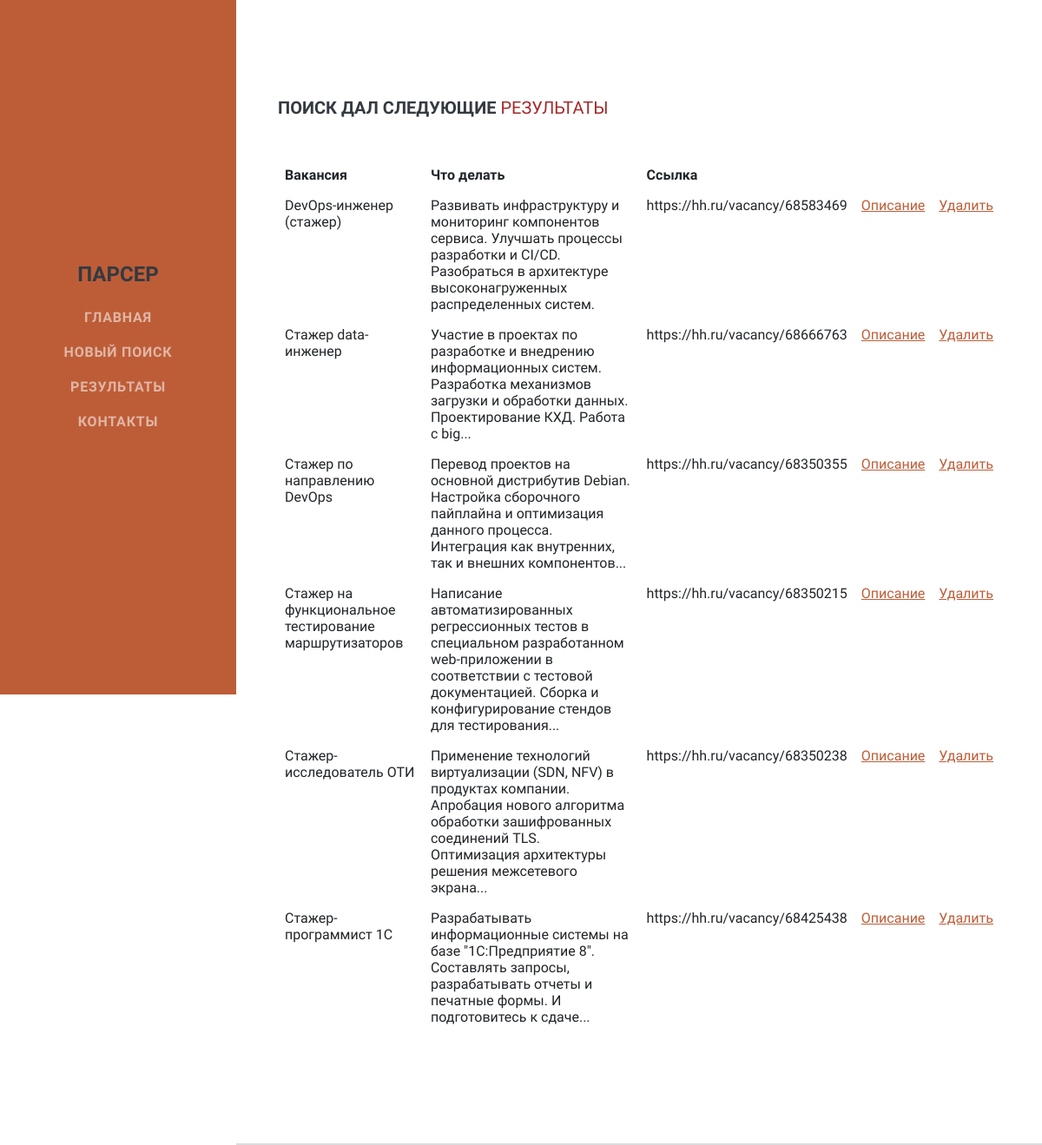
The app's page /results with its own data.
### parser_hh/models.py (models this page shows, shortened)
class Vacancy(models.Model):
    name = models.CharField(max_length=32)
    description = models.TextField(blank=True)  # Описание
    employment = models.ForeignKey(Employment, on_delete=models.CASCADE,
                                   blank=True)
    experience = models.ForeignKey(Experience, on_delete=models.CASCADE,
                                   blank=True)
    salary = models.ForeignKey(Salary, on_delete=models.CASCADE, blank=True)
    schedule = models.ForeignKey(Schedule, on_delete=models.CASCADE, blank=True)
    requirement = models.TextField(blank=True)
    responsibility = models.TextField(blank=True)
    role = models.CharField(max_length=64, blank=True)
    specialization = models.ManyToManyField(Specialization, blank=True)
    url = models.CharField(max_length=64, blank=True)
    skill = models.ManyToManyField(Skill, blank=True)
    company = models.ForeignKey(Company, on_delete=models.CASCADE)

### parser_hh/views.py (the view)
# urls.py: path('results', views.VacancyListView.as_view(), name='results'),
class VacancyListView(ListView):
    model = Vacancy
    template_name = 'parser_hh/results.html'

### parser_hh/templates/parser_hh/results.html (shortened to what this page needs)
{% extends "base.html" %}
{% block content %}
        <div class="container-fluid p-0">
            <section class="resume-section" id="about">
                <div class="resume-section-content">
                    <h5 class="mb-0">
                        Поиск дал следующие
                        <span class="lead mb-5 colortext"><b>результаты</b></span>
                    </h5>
                    <br><br>
                    <p class="lead mb-5">
                    <table class="table table-borderless">
                            <thead class="thead-light">
                                <tr>
                                    <th scope="col">Вакансия</th>
                                    <th scope="col">Что делать</th>
                                    <th scope="col">Ссылка</th>
                                    <th scope="col"></th>
                                    <th scope="col"></th>
                                </tr>
                            </thead>
                            <tbody>
                            {% for item in object_list %}
                            <tr>
                                <td>{{item.name}}</td>
                                <td>{{item.responsibility}}</td>
                                <td>{{item.url}}</td>
                                <td>
                                    <a  href="{% url 'parser:vacancy' pk=item.pk %}">
                                        Описание
                                    </a>
                                </td>
                                <td>
                                    <a  href="{% url 'parser:delete-vacancy' pk=item.pk %}">
                                        Удалить
                                    </a>
                                </td>
                            </tr>
                            {% endfor %}
                            </tbody>
                        </table>
                    </p>
                </div>
            </section>
        </div>
{% endblock %}

### templates/base.html (style rules this page uses)
.colortext { color: brown; }

### records on screen
Vacancy: name "DevOps-инженер (стажер)", responsibility "Развивать инфраструктуру и мониторинг компонентов сервиса. Улучшать процессы разработки и CI/CD. Разобраться в архитектуре высоконагруженных распределенных систем.", url "https://hh.ru/vacancy/68583469"
Vacancy: name "Стажер data-инженер", responsibility "Участие в проектах по разработке и внедрению информационных систем. Разработка механизмов загрузки и обработки данных. Проектирование КХД. Работа с big...", url "https://hh.ru/vacancy/68666763"
Vacancy: name "Стажер по направлению DevOps", responsibility "Перевод проектов на основной дистрибутив Debian. Настройка сборочного пайплайна и оптимизация данного процесса. Интеграция как внутренних, так и внешних компонентов...", url "https://hh.ru/vacancy/68350355"
Vacancy: name "Стажер на функциональное тестирование маршрутизаторов", responsibility "Написание автоматизированных регрессионных тестов в специальном разработанном web-приложении в соответствии с тестовой документацией. Сборка и конфигурирование стендов для тестирования...", url "https://hh.ru/vacancy/68350215"
Vacancy: name "Стажер-исследователь ОТИ", responsibility "Применение технологий виртуализации (SDN, NFV) в продуктах компании. Апробация нового алгоритма обработки зашифрованных соединений TLS. Оптимизация архитектуры решения межсетевого экрана...", url "https://hh.ru/vacancy/68350238"
Vacancy: name "Стажер-программист 1С", responsibility "Разрабатывать информационные системы на базе \"1С:Предприятие 8\". Составлять запросы, разрабатывать отчеты и печатные формы. И подготовитесь к сдаче...", url "https://hh.ru/vacancy/68425438"
